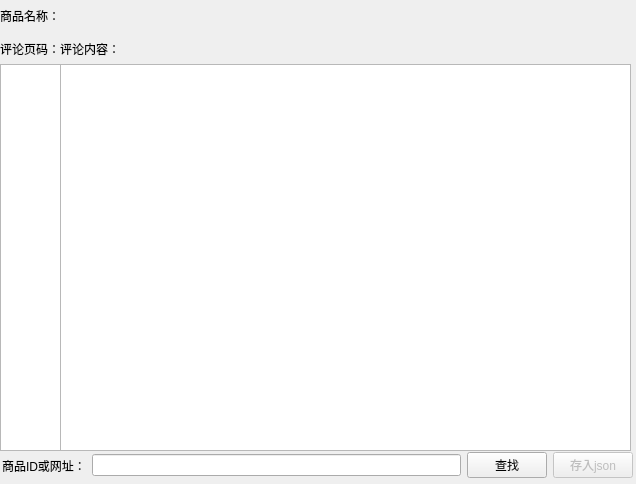
<?xml version="1.0" encoding="UTF-8"?>
<ui version="4.0">
 <class>Form</class>
 <widget class="QWidget" name="Form">
  <property name="enabled">
   <bool>true</bool>
  </property>
  <property name="geometry">
   <rect>
    <x>0</x>
    <y>0</y>
    <width>636</width>
    <height>484</height>
   </rect>
  </property>
  <property name="sizePolicy">
   <sizepolicy hsizetype="Preferred" vsizetype="Preferred">
    <horstretch>0</horstretch>
    <verstretch>0</verstretch>
   </sizepolicy>
  </property>
  <property name="windowTitle">
   <string>京东评论爬虫DEMO</string>
  </property>
  <widget class="QLabel" name="label_3">
   <property name="geometry">
    <rect>
     <x>0</x>
     <y>0</y>
     <width>651</width>
     <height>31</height>
    </rect>
   </property>
   <property name="text">
    <string>商品名称：</string>
   </property>
  </widget>
  <widget class="QWidget" name="">
   <property name="geometry">
    <rect>
     <x>2</x>
     <y>450</y>
     <width>631</width>
     <height>31</height>
    </rect>
   </property>
   <layout class="QHBoxLayout" name="horizontalLayout">
    <item>
     <widget class="QLabel" name="label">
      <property name="text">
       <string>商品ID或网址：</string>
      </property>
     </widget>
    </item>
    <item>
     <widget class="QLineEdit" name="lineEdit"/>
    </item>
    <item>
     <widget class="QPushButton" name="pushButton">
      <property name="text">
       <string>查找</string>
      </property>
     </widget>
    </item>
    <item>
     <widget class="QPushButton" name="pushButton_2">
      <property name="enabled">
       <bool>false</bool>
      </property>
      <property name="text">
       <string>存入json</string>
      </property>
      <property name="checkable">
       <bool>false</bool>
      </property>
     </widget>
    </item>
   </layout>
  </widget>
  <widget class="QWidget" name="">
   <property name="geometry">
    <rect>
     <x>0</x>
     <y>40</y>
     <width>63</width>
     <height>411</height>
    </rect>
   </property>
   <layout class="QVBoxLayout" name="verticalLayout">
    <item>
     <widget class="QLabel" name="label_2">
      <property name="text">
       <string>评论页码：</string>
      </property>
     </widget>
    </item>
    <item>
     <widget class="QListWidget" name="listWidget"/>
    </item>
   </layout>
  </widget>
  <widget class="QWidget" name="">
   <property name="geometry">
    <rect>
     <x>60</x>
     <y>40</y>
     <width>571</width>
     <height>411</height>
    </rect>
   </property>
   <layout class="QVBoxLayout" name="verticalLayout_2">
    <item>
     <widget class="QLabel" name="label_4">
      <property name="text">
       <string>评论内容：</string>
      </property>
     </widget>
    </item>
    <item>
     <widget class="QTextEdit" name="textEdit"/>
    </item>
   </layout>
  </widget>
 </widget>
 <tabstops>
  <tabstop>lineEdit</tabstop>
  <tabstop>pushButton</tabstop>
  <tabstop>pushButton_2</tabstop>
  <tabstop>textEdit</tabstop>
  <tabstop>listWidget</tabstop>
 </tabstops>
 <resources/>
 <connections>
  <connection>
   <sender>lineEdit</sender>
   <signal>returnPressed()</signal>
   <receiver>pushButton</receiver>
   <slot>click()</slot>
   <hints>
    <hint type="sourcelabel">
     <x>176</x>
     <y>464</y>
    </hint>
    <hint type="destinationlabel">
     <x>550</x>
     <y>459</y>
    </hint>
   </hints>
  </connection>
  <connection>
   <sender>pushButton</sender>
   <signal>clicked()</signal>
   <receiver>pushButton_2</receiver>
   <slot>update()</slot>
   <hints>
    <hint type="sourcelabel">
     <x>543</x>
     <y>472</y>
    </hint>
    <hint type="destinationlabel">
     <x>602</x>
     <y>472</y>
    </hint>
   </hints>
  </connection>
 </connections>
</ui>
